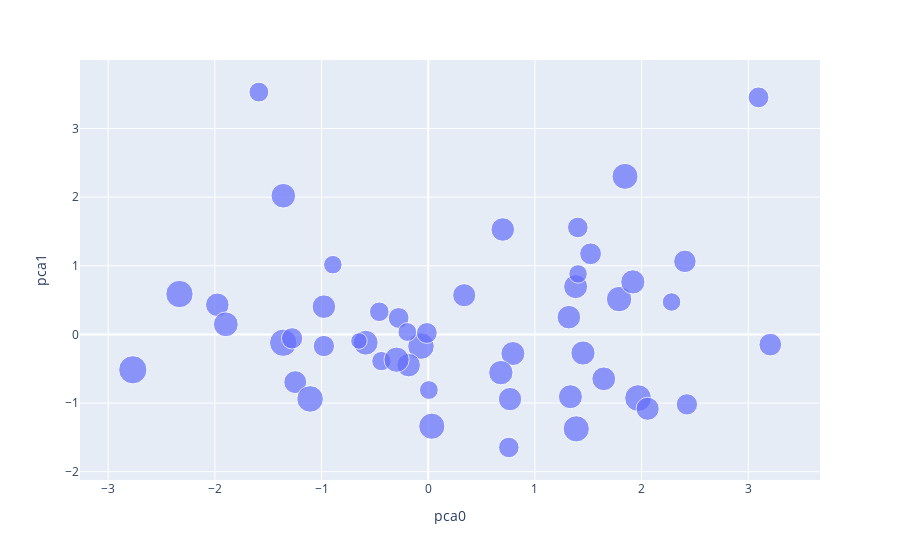

Notebook source saved alongside this figure:
### Code cell
import plotly.express as px
fig = px.scatter(df_favourite, x="pca0", y="pca1",
                 size='popularity', hover_data=['track_name','artist','1st Closest', '2nd Closest', '3rd Closest', '4th Closest', '5th Closest'])
fig.show()

### Figure 1 — Plotly figure (JSON) as saved in the notebook; plotly's stock layout.template omitted (floating-point values rounded to 4 significant figures; data arrays with more than 128 entries replaced by an {"elided": "..."} marker saying what was removed)
{"data": [{"customdata": {"elided": "50x7 str values"}, "hovertemplate": "pca0=%{x}<br>pca1=%{y}<br>popularity=%{marker.size}<br>track_name=%{customdata[0]}<br>artist=%{customdata[1]}<br>1st Closest=%{customdata[2]}<br>2nd Closest=%{customdata[3]}<br>3rd Closest=%{customdata[4]}<br>4th Closest=%{customdata[5]}<br>5th Closest=%{customdata[6]}<extra></extra>", "legendgroup": "", "marker": {"color": "#636efa", "size": [38, 43, 35, 57, 57, 47, 53, 64, 68, 70, 55, 57, 79, 50, 67, 43, 71, 60, 53, 45, 52, 55, 37, 43, 54, 42, 34, 51, 68, 56, 59, 39, 58, 74, 58, 34, 34, 45, 74, 55, 70, 55, 63, 55, 61, 35, 61, 27, 45, 42], "sizemode": "area", "sizeref": 0.1975, "symbol": "circle"}, "mode": "markers", "name": "", "orientation": "v", "showlegend": false, "type": "scatter", "x": [-0.4587, 3.096, 0.005889, 1.381, 0.7936, 1.521, 0.3371, 1.789, 0.03346, -0.06783, -0.9778, 1.333, -2.769, 2.405, 1.844, -0.2774, 1.967, -1.358, 2.056, -0.9779, -1.246, -1.977, -0.4392, -0.01308, 0.7666, 1.402, -0.894, 3.206, 1.387, 1.645, 0.6807, -1.587, 1.45, -1.359, 1.918, 1.404, 2.28, 2.424, -2.332, 0.6986, -1.107, -0.1835, -0.2966, 1.318, -0.5862, -0.196, -1.897, -0.6493, -1.276, 0.7553], "xaxis": "x", "y": [0.33, 3.453, -0.8102, 0.6961, -0.2787, 1.174, 0.5707, 0.5142, -1.337, -0.1703, 0.4041, -0.9075, -0.5154, 1.064, 2.302, 0.2394, -0.9274, 2.02, -1.083, -0.1696, -0.6951, 0.4315, -0.3891, 0.02077, -0.9424, 1.558, 1.016, -0.1486, -1.376, -0.6469, -0.5568, 3.53, -0.2709, -0.1216, 0.765, 0.8811, 0.4727, -1.019, 0.5881, 1.528, -0.94, -0.4471, -0.3684, 0.2509, -0.1208, 0.03495, 0.1469, -0.09554, -0.05709, -1.647], "yaxis": "y"}], "layout": {"legend": {"itemsizing": "constant", "tracegroupgap": 0}, "margin": {"t": 60}, "xaxis": {"anchor": "y", "domain": [0, 1], "title": {"text": "pca0"}}, "yaxis": {"anchor": "x", "domain": [0, 1], "title": {"text": "pca1"}}}}
